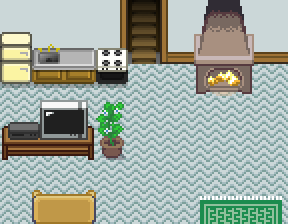

Tiled map render using the project's own tile images. Description and the map definition, with tile-layer contents summarised, below:
An orthogonal 9x7 tile map with 32x32 px tiles, 4 tile layers (Tile Layer 1, Tile Layer 2, Tile Layer 3, Above Player), 4 tilesets and 16 objects (10x event, 6x collision).

<map version="1.10" tiledversion="git" orientation="orthogonal" renderorder="right-down" width="9" height="7" tilewidth="32" tileheight="32" infinite="0" nextlayerid="7" nextobjectid="66">
 <properties>
  <property name="edges" value="clamped" />
  <property name="inside" type="bool" value="true" />
  <property name="scenario" value="xero" />
  <property name="slug" value="cotton_misa_house" />
  <property name="map_type" value="notype" />
 </properties>
 <tileset firstgid="1" source="../gfx/tilesets/core_indoor_walls.tsx" />
 <tileset firstgid="3865" source="../gfx/tilesets/core_set pieces.tsx" />
 <tileset firstgid="5415" source="../gfx/tilesets/core_indoor_floors.tsx" />
 <tileset firstgid="9279" source="../gfx/tilesets/core_indoor_stairs.tsx" />
 <layer id="1" name="Tile Layer 1" width="9" height="7">
  <data>[63 cells, 63 non-empty, 7 distinct tile ids]</data>
 </layer>
 <layer id="2" name="Tile Layer 2" width="9" height="7">
  <data>[63 cells, 24 non-empty, 24 distinct tile ids]</data>
 </layer>
 <layer id="3" name="Tile Layer 3" width="9" height="7">
  <data>[63 cells, 3 non-empty, 3 distinct tile ids]</data>
 </layer>
 <layer id="6" name="Above Player" width="9" height="7">
  <data>[63 cells, 4 non-empty, 4 distinct tile ids]</data>
 </layer>
 <objectgroup color="#ff0000" id="4" name="Collisions">
  <object id="48" type="collision" x="0" y="128" width="128" height="32" />
  <object id="49" type="collision" x="32" y="192" width="64" height="32" />
  <object id="56" type="collision" x="0" y="32" width="128" height="32" />
  <object id="59" type="collision" x="160" y="32" width="128" height="32" />
  <object id="60" type="collision" x="192" y="64" width="64" height="32" />
  <object id="62" type="collision" x="128" y="0" width="32" height="32" />
 </objectgroup>
 <objectgroup color="#ffff00" id="5" name="Event">
  <object id="45" name="Play Music" type="event" x="0" y="0" width="32" height="32">
   <properties>
    <property name="act10" value="play_music music_cathedral_theme" />
    <property name="cond10" value="not music_playing music_cathedral_theme" />
   </properties>
  </object>
  <object id="47" name="Outside" type="event" x="224" y="192" width="32" height="32">
   <properties>
    <property name="act10" value="transition_teleport player,cotton_town.tmx,23,17,0.3" />
    <property name="act20" value="char_face player,down" />
    <property name="cond10" value="is char_at player" />
    <property name="cond20" value="is char_facing player,down" />
   </properties>
  </object>
  <object id="52" name="Fireplace" type="event" x="192" y="64" width="64" height="32">
   <properties>
    <property name="act1" value="translated_dialog cotton_misa_fireplace" />
    <property name="cond1" value="is char_facing_tile player" />
    <property name="cond2" value="is button_pressed INTERACT" />
   </properties>
  </object>
  <object id="53" name="Talk Granny Male" type="event" x="0" y="32" width="32" height="32">
   <properties>
    <property name="act1" value="translated_dialog cotton_misa_granny" />
    <property name="act2" value="translated_dialog_choice yes:no,grampsask" />
    <property name="behav1" value="talk cotton_misa_gramps" />
    <property name="cond1" value="not variable_set grampsask:yes" />
    <property name="cond2" value="not variable_set grampsask:no" />
    <property name="cond3" value="is char_gender player,male" />
   </properties>
  </object>
  <object id="54" name="Create Granny" type="event" x="160" y="128" width="32" height="32">
   <properties>
    <property name="act1" value="create_npc cotton_misa_gramps,5,4,wander" />
    <property name="cond1" value="not char_exists cotton_misa_gramps" />
   </properties>
  </object>
  <object id="55" name="TV" type="event" x="32" y="128" width="64" height="32">
   <properties>
    <property name="act1" value="translated_dialog cotton_misa_tv" />
    <property name="cond1" value="is char_facing_tile player" />
    <property name="cond2" value="is button_pressed INTERACT" />
   </properties>
  </object>
  <object id="61" name="Go Upstairs" type="event" x="128" y="32" width="32" height="32">
   <properties>
    <property name="act10" value="transition_teleport player,cotton_misa_house_upstairs.tmx,8,2,0.3" />
    <property name="act20" value="char_face player,right" />
    <property name="cond10" value="is char_at player" />
    <property name="cond20" value="is char_facing player,up" />
   </properties>
  </object>
  <object id="63" name="Talk Granny Female" type="event" x="32" y="32" width="32" height="32">
   <properties>
    <property name="act1" value="translated_dialog cotton_misa_granny2" />
    <property name="act2" value="translated_dialog_choice yes:no,grampsask" />
    <property name="behav1" value="talk cotton_misa_gramps" />
    <property name="cond1" value="not variable_set grampsask:yes" />
    <property name="cond2" value="not variable_set grampsask:no" />
    <property name="cond3" value="not char_gender player,male" />
   </properties>
  </object>
  <object id="64" name="Talk Granny Yes" type="event" x="64" y="32" width="32" height="32">
   <properties>
    <property name="act1" value="translated_dialog cotton_misa_granny_yes" />
    <property name="behav1" value="talk cotton_misa_gramps" />
    <property name="cond1" value="is variable_set grampsask:yes" />
   </properties>
  </object>
  <object id="65" name="Talk Granny No" type="event" x="96" y="32" width="32" height="32">
   <properties>
    <property name="act1" value="translated_dialog cotton_misa_granny_no" />
    <property name="behav1" value="talk cotton_misa_gramps" />
    <property name="cond1" value="is variable_set grampsask:no" />
   </properties>
  </object>
 </objectgroup>
</map>
